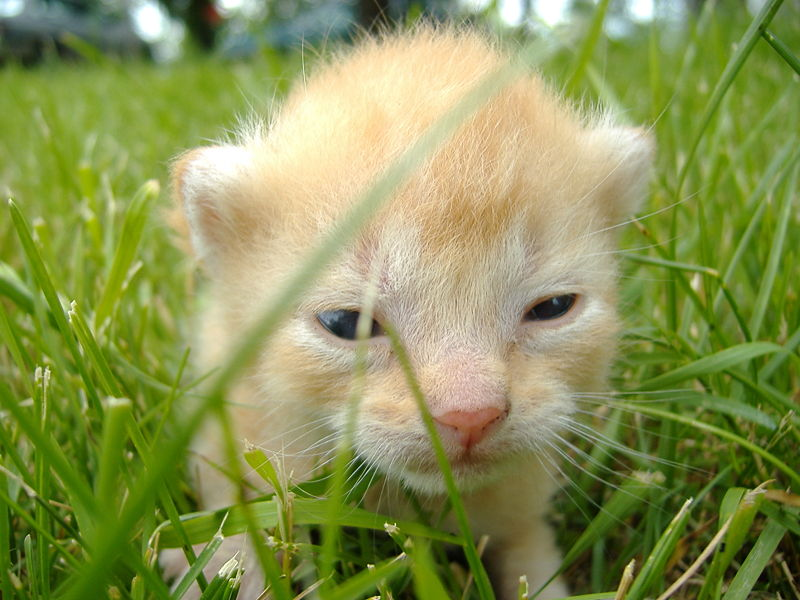
#> input picture Images/white.jpg, 800 x 600 px
$ python ImageProcessing.py   (Python 2 division)
#> lines starting #> are read from the running program, lines starting #| are printed output that depends on the picture
import numpy as np
import cv2
import matplotlib.pyplot as plt

# read file in as gray-scale image
gray_img = cv2.imread('./Images/white.jpg', 0)
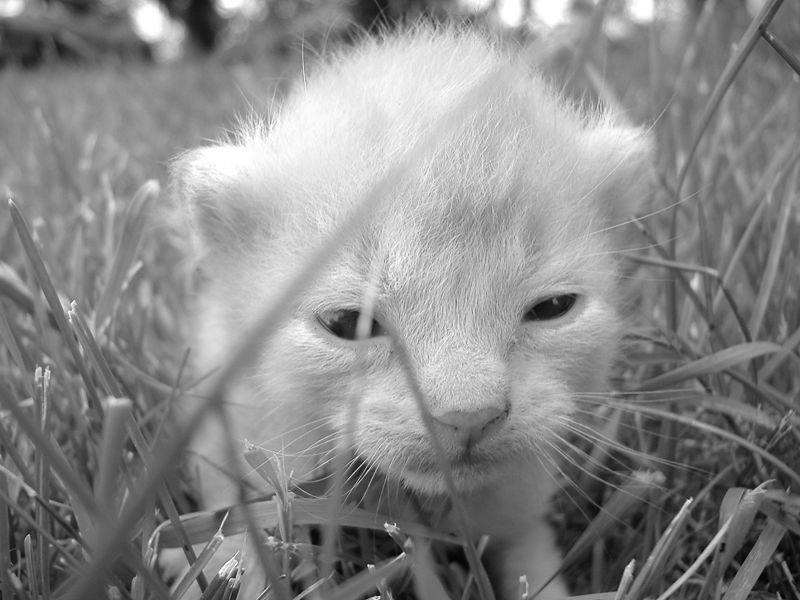
#> gray_img: shape (600, 800); min 0, max 255, mean 137.1
# read file in as color-scale image
color_img = cv2.imread('./Images/black.jpg', 1)
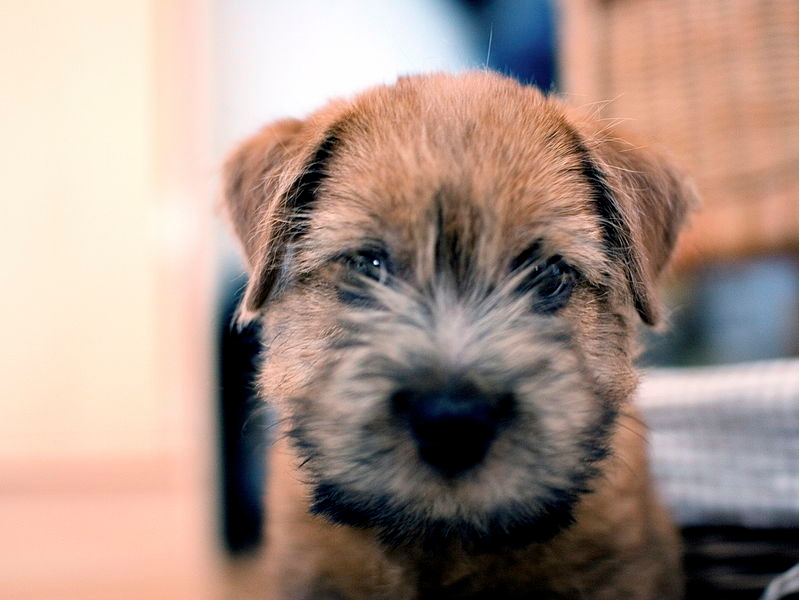
#> input picture Images/black.jpg, 800 x 600 px
#> color_img is the input picture: shape (600, 800, 3); mean B, G, R 135.4, 145.9, 167.7

# write image to file
cv2.imwrite('./output/white_output.jpg', gray_img)
cv2.imwrite('./output/black_color.jpg', color_img)

# display images
cv2.imshow('color_file', color_img)
cv2.waitKey(0)

# Display color channel
plt.figure(figsize = (36,12))
plt.subplot(131)
plt.imshow(color_img[:,:,0], cmap = 'gray')
plt.title('Blue')
plt.subplot(132)
plt.imshow(color_img[:,:,1], cmap = 'gray')
plt.title('Green')
plt.subplot(133)
plt.imshow(color_img[:,:,2], cmap = 'gray')
plt.title('Red')
plt.savefig('./output/Color_Channel.png')
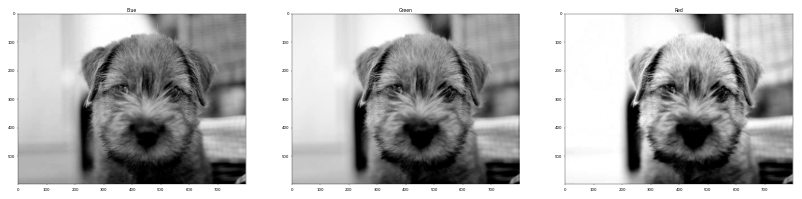
#> figure drawn by matplotlib, 3 panels
plt.show()

# Image Information
img = np.copy(color_img)
img_dims = img.ndim
#> img_dims = 3
img_shape = img.shape
#> img_shape = (600, 800, 3)
img_size = img.size
#> img_size = 1440000

print "\n{:^70}".format("NDARRAY ATTRIBUTES")
print "{:^70}\n".format("====================")
print "{:^30}{:^20}{:^20}".format("Description", "Example", "Value")
print "{:^30}{:^20}{:^20}".format("-------------", "---------", "-------")
print "{:^30}{:^20}{:^20}".format("Number of dimensions", "img.ndim", img_dims)
#|      Number of dimensions           img.ndim               3
#> (the run stopped early here; a loop or call above may not have finished)
